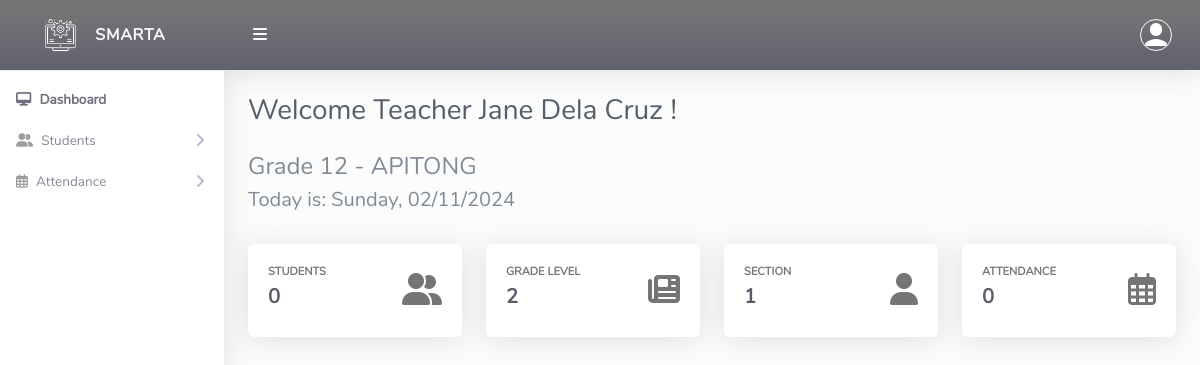
Screenshot of /ClassTeacher/index.php (signed in) with the database file from the repository.
### tables this page shows
CREATE TABLE `tblclassteacher` (
  `Id` int(10) NOT NULL,
  `firstName` varchar(255) NOT NULL,
  `lastName` varchar(255) NOT NULL,
  `emailAddress` varchar(255) NOT NULL,
  `password` varchar(255) NOT NULL,
  `phoneNo` varchar(50) NOT NULL,
  `subId` varchar(10) NOT NULL,
  `classId` varchar(10) NOT NULL,
  `classArmId` varchar(10) NOT NULL,
  `dateCreated` varchar(50) NOT NULL
);

CREATE TABLE `tblclass` (
  `Id` int(10) NOT NULL,
  `className` varchar(255) NOT NULL
);

CREATE TABLE `tblclassarms` (
  `Id` int(10) NOT NULL,
  `classId` varchar(10) NOT NULL,
  `classArmName` varchar(255) NOT NULL,
  `isAssigned` varchar(10) NOT NULL
);

### ClassTeacher/index.php (the view, shortened to what this page needs)
<?php
include '../Includes/dbcon.php';
    $query = "SELECT tblclass.className,tblclassarms.classArmName, firstName, lastName
    FROM tblclassteacher
    INNER JOIN tblclass ON tblclass.Id = tblclassteacher.classId
    INNER JOIN tblclassarms ON tblclassarms.Id = tblclassteacher.classArmId
    Where tblclassteacher.Id = '$_SESSION[userId]'";
    $rs = $conn->query($query);
    $rrw = $rs->fetch_assoc();
?>
<!DOCTYPE html>
<html lang="en">
<head>
  <link href="../vendor/fontawesome-free/css/all.min.css" rel="stylesheet" type="text/css">
  <link href="../vendor/bootstrap/css/bootstrap.min.css" rel="stylesheet" type="text/css">
  <link href="css/ruang-admin.min.css" rel="stylesheet">
</head>
<body id="page-top">
  <div id="wrapper">
   <?php include "Includes/sidebar.php";?>
    <div id="content-wrapper" class="d-flex flex-column">
      <div id="content">
           <?php include "Includes/topbar.php";?>
        <div class="container-fluid" id="container-wrapper">
          <div class="d-sm-flex align-items-center justify-content-between mb-4">
          <h1 class="h3 mb-0 text-gray-800">Welcome Teacher <?php echo $rrw['firstName'].' '.$rrw['lastName'];?> !</h1>
          </div>
          <h4 class="text-gray-600">Grade <?php echo $rrw['className'].' - '.$rrw['classArmName'];?></h4>
          <h5 class="text-gray-600"> <?php echo "Today is:" . ' ' . date("l") . ', ' . date("m/d/Y"); ?> </h5>
          <br>
          <div class="row mb-3">
          <?php
$query1=mysqli_query($conn,"SELECT * from tblstudents where classId = '$_SESSION[classId]' and classArmId = '$_SESSION[classArmId]'");
$students = mysqli_num_rows($query1);
?>
            <div class="col-xl-3 col-md-6 mb-4">
              <div class="card h-100">
                <div class="card-body">
                  <div class="row no-gutters align-items-center">
                    <div class="col mr-2">
                      <div class="text-xs font-weight-bold text-uppercase mb-1">Students</div>
                      <div class="h5 mb-0 mr-3 font-weight-bold text-gray-800"><?php echo $students;?></div>
                    </div>
                    <div class="col-auto">
                    <i class="fa-solid fa-2x fa-user-group"></i>
                    </div>
                  </div>
                </div>
              </div>
            </div>
             <?php
$query1=mysqli_query($conn,"SELECT * from tblclass");
$class = mysqli_num_rows($query1);
?>
            <div class="col-xl-3 col-md-6 mb-4">
              <div class="card h-100">
                <div class="card-body">
                  <div class="row align-items-center">
                    <div class="col mr-2">
                      <div class="text-xs font-weight-bold text-uppercase mb-1">Grade Level</div>
                      <div class="h5 mb-0 font-weight-bold text-gray-800"><?php echo $class;?></div>
                    </div>
                    <div class="col-auto">
                    <i class="fa-solid fa-2x fa-newspaper"></i>
                    </div>
                  </div>
                </div>
              </div>
            </div>
             <?php
$query1=mysqli_query($conn,"SELECT * from tblclassarms");
$classArms = mysqli_num_rows($query1);
?>
            <div class="col-xl-3 col-md-6 mb-4">
              <div class="card h-100">
                <div class="card-body">
                  <div class="row no-gutters align-items-center">
                    <div class="col mr-2">
                      <div class="text-xs font-weight-bold text-uppercase mb-1">Section</div>
                      <div class="h5 mb-0 font-weight-bold text-gray-800"><?php echo $classArms;?></div>
                    </div>
                    <div class="col-auto">
                    <i class="fa-solid fa-2x fa-user"></i>
                    </div>
                  </div>
                </div>
              </div>
            </div>
            <?php
$query1=mysqli_query($conn,"SELECT * from tblattendance where classId = '$_SESSION[classId]' and classArmId = '$_SESSION[classArmId]'");
$totAttendance = mysqli_num_rows($query1);
?>
            <div class="col-xl-3 col-md-6 mb-4">
              <div class="card h-100">
                <div class="card-body">
                  <div class="row no-gutters align-items-center">
                    <div class="col mr-2">
                      <div class="text-xs font-weight-bold text-uppercase mb-1">Attendance</div>
                      <div class="h5 mb-0 font-weight-bold text-gray-800"><?php echo $totAttendance;?></div>
                    </div>
                    <div class="col-auto">
                    <i class="fa-regular fa-2x fa-calendar-days"></i>
                    </div>
                  </div>
                </div>
              </div>
            </div>
        </div>
      </div>
    </div>
  </div>
</body>
</html>

### rows the page displays
tblclassteacher: firstName "Jane", lastName "Dela Cruz", classId.className "12", classArmId.classArmName "APITONG"

### other values shown
$students "0"
$class "2"
$classArms "1"
$totAttendance "0"
